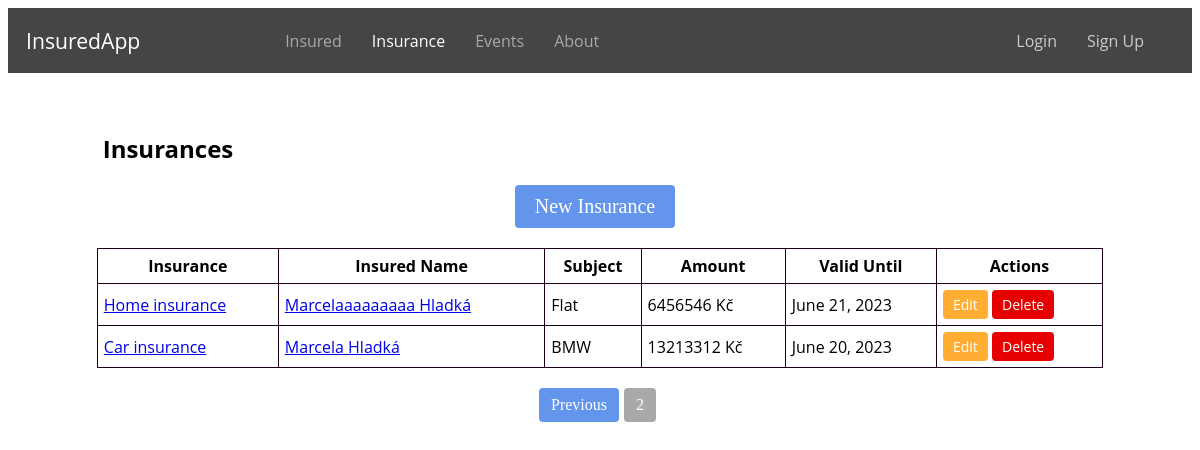
Page /insurances/?page=2 on the earlier database version.
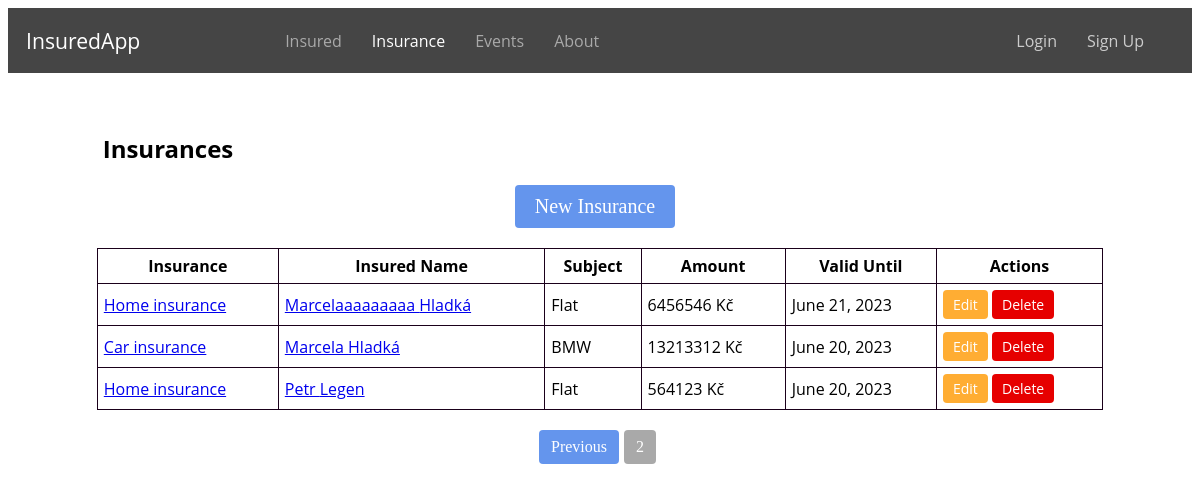
Same page on the later database version.
### evidence/models.py (models this page shows, shortened)
class Insurance(models.Model):
    INSURANCE_TYPE = (
        ('home', 'Home insurance'),
        ('car', 'Car insurance'),
        ('property', 'Property insurance'),
    )
    insurance = models.ManyToManyField(Insured, related_name='insurance')
    type = models.CharField(max_length=32, choices=INSURANCE_TYPE)
    subject = models.CharField(max_length=32)
    amount = models.CharField(max_length=32)
    valid_from = models.DateField()
    valid_until = models.DateField()
    class Meta:
        ordering = ['id']

class Insured(models.Model):
    user = models.ForeignKey(User, on_delete=models.CASCADE, related_name='insured', null=True)
    ROLE_CHOICES = (
        ('insurer', 'Insurer'),
        ('insured', 'Insured'),
    )
    first_name = models.CharField(max_length=100)
    profile_photo = models.ImageField(upload_to='profile_photos', blank=True, null=True)
    last_name = models.CharField(max_length=100)
    email = models.EmailField()
    role = models.CharField(max_length=10, choices=ROLE_CHOICES, null=True)
    street = models.CharField(max_length=100)
    city = models.CharField(max_length=64)
    zipcode = models.CharField(max_length=16)
    phone = models.CharField(max_length=16)
    class Meta:
        ordering = ['id']

### evidence/views.py (the view)
# urls.py: path('insurances/', views.insurances, name='insurances'),
def insurances(request):
    insurance_objects = Insurance.objects.all()
    for insurance in insurance_objects:
        insured_names = [f"{insured.first_name} {insured.last_name}" for insured in insurance.insurance.all()]
        insurance.insured_names = ", ".join(insured_names)
    paginator = Paginator(insurance_objects, 3)
    page_number = request.GET.get('page')
    insurances = paginator.get_page(page_number)
    return render(request, 'insurances.html', {'insurances': insurances, 'page_obj': insurances})

### evidence/templates/insurances.html (shortened to what this page needs)
{% extends 'base.html' %}
{% block content %}
  <h2 class="insurances-h">Insurances</h2>
  <div class="main-buttons">
        <a href="{% url 'new_insurance' %}" class="button button-add">New Insurance</a>
  </div>
  <table class="insurances-table">
    <thead>
      <tr>
        <th>Insurance</th>
        <th>Insured Name</th>
        <th>Subject</th>
        <th>Amount</th>
        <th>Valid Until</th>
        <th>Actions</th>
      </tr>
    </thead>
    <tbody>
      {% for insurance in page_obj %}
        <tr>
          <td><a href="{% url 'insurance_detail' insurance_id=insurance.id %}">{{ insurance.get_type_display }}</a></td>
          <td>
            {% for insured in insurance.insurance.all %}
              <a href="{% url 'insured_detail' insured_id=insured.id %}">{{ insured.first_name }} {{ insured.last_name }}</a>{% if not forloop.last %}, {% endif %}
            {% endfor %}
          </td>
          <td>{{ insurance.subject }}</td>
          <td>{{ insurance.amount }} Kč</td>
          <td>{{ insurance.valid_until }}</td>
          <td>
            <a href="{% url 'edit_insurance' insurance_id=insurance.id %}" class="button button-edit">Edit</a>
            <a href="{% url 'delete_insurance' insurance_id=insurance.id %}" class="button button-delete" onclick="return confirm('Are you sure you want to delete this insurance?')">Delete</a>
          </td>
        </tr>
      {% endfor %}
    </tbody>
  </table>
  <div class="pagination">
    {% if page_obj.has_previous %}
      <a href="?page={{ page_obj.previous_page_number }}">Previous</a>
    {% endif %}
    <span class="current-page">{{ page_obj.number }}</span>
  </div>
{% endblock %}

Differences in the rows shown:
added Insurance: type "Home insurance", subject "Flat", amount "564123", valid_until "June 20, 2023"
now on this page (row edited): Insured: first_name "Petr", last_name "Legen", shown under "Home insurance"
